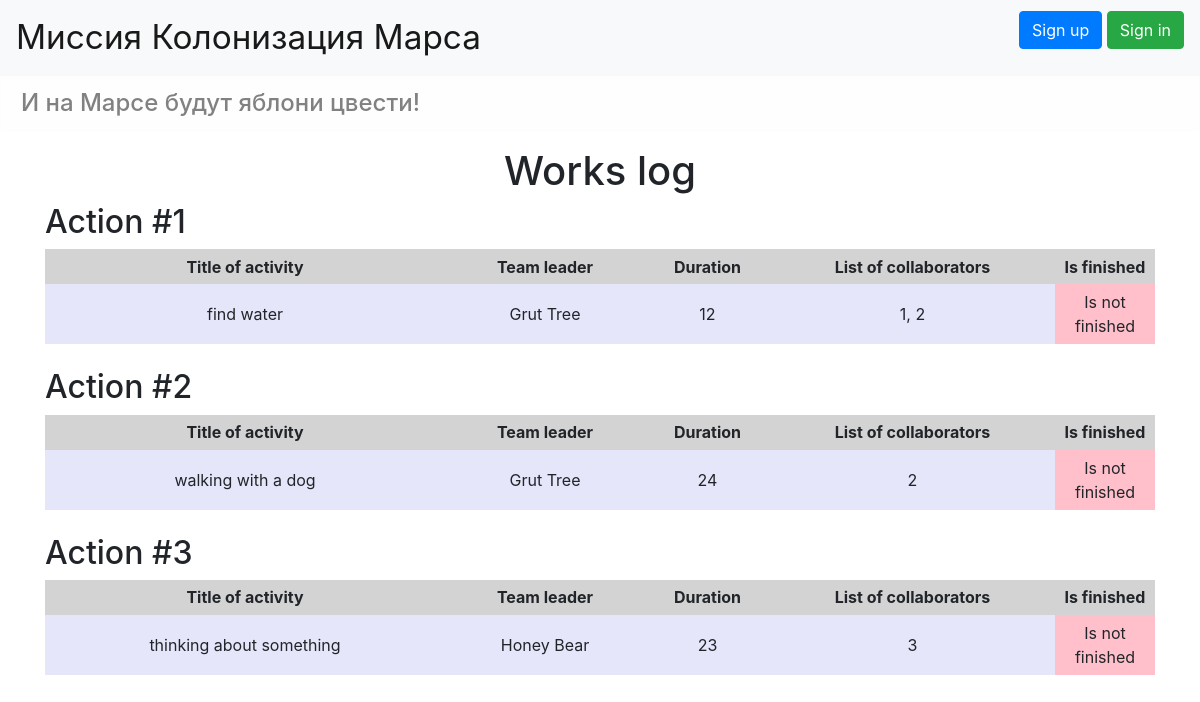
Page /jobs on the committed database.
### data/news.py (models this page shows, shortened)
class Jobs(SqlAlchemyBase):
    __tablename__ = 'jobs'
    id = sqlalchemy.Column(sqlalchemy.Integer,
                           primary_key=True, autoincrement=True)
    team_leader = sqlalchemy.Column(sqlalchemy.Integer,
                                    nullable=True)
    job = sqlalchemy.Column(sqlalchemy.String, nullable=True)
    work_size = sqlalchemy.Column(sqlalchemy.Integer, nullable=True)
    collaborators = sqlalchemy.Column(sqlalchemy.String, nullable=True)
    start_date = sqlalchemy.Column(sqlalchemy.DateTime,
                                   default=datetime.datetime.now)
    end_date = sqlalchemy.Column(sqlalchemy.DateTime,
                                 default=datetime.datetime.now)
    is_finished = sqlalchemy.Column(sqlalchemy.Boolean, nullable=True, default=False)
    user_id = sqlalchemy.Column(sqlalchemy.Integer, sqlalchemy.ForeignKey("users.id"))
    user = orm.relation('User')

### data/users.py (models this page shows, shortened)
class User(SqlAlchemyBase, UserMixin):
    __tablename__ = 'users'
    id = sqlalchemy.Column(sqlalchemy.Integer,
                           primary_key=True, autoincrement=True)
    surname = sqlalchemy.Column(sqlalchemy.String, nullable=True)
    name = sqlalchemy.Column(sqlalchemy.String, nullable=True)
    age = sqlalchemy.Column(sqlalchemy.Integer, nullable=True)
    position = sqlalchemy.Column(sqlalchemy.String, nullable=True)
    speciality = sqlalchemy.Column(sqlalchemy.String, nullable=True)
    address = sqlalchemy.Column(sqlalchemy.String, nullable=True)
    email = sqlalchemy.Column(sqlalchemy.String, unique=True, nullable=True)
    hashed_password = sqlalchemy.Column(sqlalchemy.String, nullable=True)
    modified_date = sqlalchemy.Column(sqlalchemy.DateTime,
                                      default=datetime.datetime.now)
    jobs = orm.relation("Jobs", back_populates='user')
    departments = orm.relation("Department", back_populates='user')

### main.py (the view)
@app.route('/jobs')
def jobs_list():
    db_session.global_init('db/blogs.sqlite')
    session = db_session.create_session()
    jobs = session.query(Jobs).all()
    users = session.query(User).all()
    return render_template('jobs.html', jobs=jobs, users=users)

### data/db_session.py (called while the page is built, shortened)
def global_init(db_file):
    global __factory
    if __factory:
        return

def create_session() -> Session:
    global __factory
    return __factory()

### templates/jobs.html (shortened to what this page needs)
{% extends 'base.html' %}
{% block content %}
    <h1 align="center">Works log</h1>
    {% for item in jobs %}
    <div>
        <h2>Action #{{loop.index}}</h2>
        <table>
            <tr><th width="400px">Title of activity</th>
                <th width="200px">Team leader</th>
                <th>Duration</th>
                <th>List of collaborators</th>
                <th>Is finished</th></tr>
            <tr>
                <td bgcolor="Lavender">{{item.job}}</td>
            {% for i in users %}
                {% if i.id == item.team_leader %}
                <td bgcolor="Lavender">
                    {{i.surname}}
                    {{i.name}}
                </td>
                {%endif%}
            {%endfor%}
                <td bgcolor="Lavender">{{item.work_size}}</td>
                <td bgcolor="Lavender">{{item.collaborators}}</td>
                {%if item.is_finished%}
                <td bgcolor="PaleGreen" width="100">Is finished</td>
                {%else%}
                <td bgcolor="pink" width="100">Is not finished</td>
                {%endif%}
            </tr>
        </table>
        <br>
    </div>
    {% endfor %}
{% endblock %}

### templates/base.html (shortened to what this page needs)
<!doctype html>
<html lang="en">
<head>
    <link rel="stylesheet"
          href="https://stackpath.bootstrapcdn.com/bootstrap/4.4.1/css/bootstrap.min.css"
>
    <link rel="stylesheet" type="text/css" href="../static/css/style.css" />
</head>
<body>
<header>
    <nav class="navbar navbar-light bg-light">
        <a class="navbar-brand font_size" href="/jobs">Миссия Колонизация Марса</a>
        {% if current_user.is_authenticated %}
            <a class="navbar-brand" href="/logout">{{ current_user.name }}</a>
        {% else %}
            <p>
                <a class="btn btn-primary " href="/register">Sign up</a>
                <a class="btn btn-success" href="/login">Sign in</a>
            </p>
        {% endif %}
    </nav>
    <h4 class="alert alert-light">И на Марсе будут яблони цвести!</h4>
</header>
    <main role="main" class="container">
        {% block content %}{% endblock %}
    </main>
</body>
</html>

### static/css/style.css (style rules this page uses)
.font_size { font-size: 25pt; }
table { width: 100% }
th { height: 35px; background-color: #D3D3D3; text-align: center; }
td { height: 60px; text-align: center; }

### rows in the picture
Jobs: job "find water", work_size "12", collaborators "1, 2", is_finished "Is not finished"
User: surname "Grut", name "Tree"
Jobs: job "walking with a dog", work_size "24", collaborators "2", is_finished "Is not finished"
Jobs: job "thinking about something", work_size "23", collaborators "3", is_finished "Is not finished"
User: surname "Honey", name "Bear"
